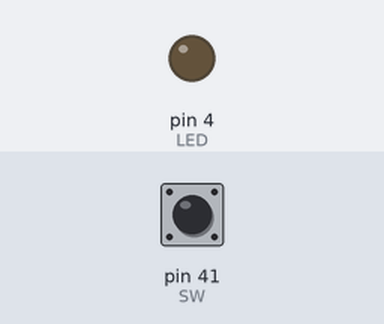
The sketch below on a simulated Arduino Mega 2560, built with avr-gcc and run on an emulated ATmega2560. On the bench: output pins drawn as LEDs (lit = HIGH). Inputs (shaded band) come from the test bench; at power-on: pin 41 (SW) HIGH.

Above: at 1.2 s.
1.3 s: pin 41 (SW) pulled LOW for 0.15 s
At 1.4 s:
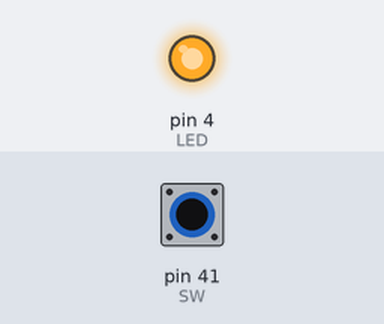
3.0 s: pin 41 (SW) pulled LOW for 3.2 s
At 6.5 s:
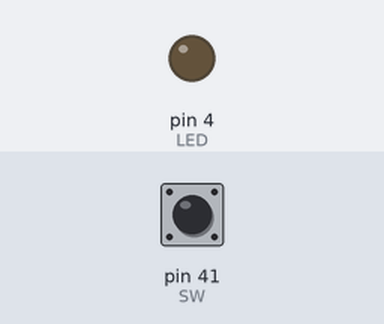
Timing chart, 0 to 8.0 s (numbered marks = the images above; inputs shaded):
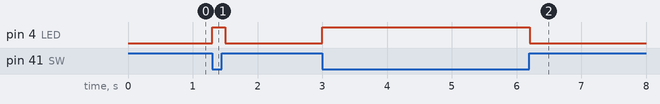

The sketch:

MobileManipulator-Blackberry-03-03-00-Button.ino
```cpp
void setup() {
    pinMode(4, OUTPUT); // LED
    pinMode(41, INPUT); // SW (왼쪽 버튼)
}

void loop() {
    if( digitalRead(41) == 0 )  // 버튼이 눌렸으면
        digitalWrite(4, 1); // LED ON
    else
        digitalWrite(4, 0); // LED OFF

    delay(100);
}
```

Measured:
- after the input at 1.3 s, pin 4 (LED): LOW → HIGH at once, → LOW 0.20 s later
- after the input at 3.0 s, pin 4 (LED): LOW → HIGH at once, → LOW 3.2 s later
